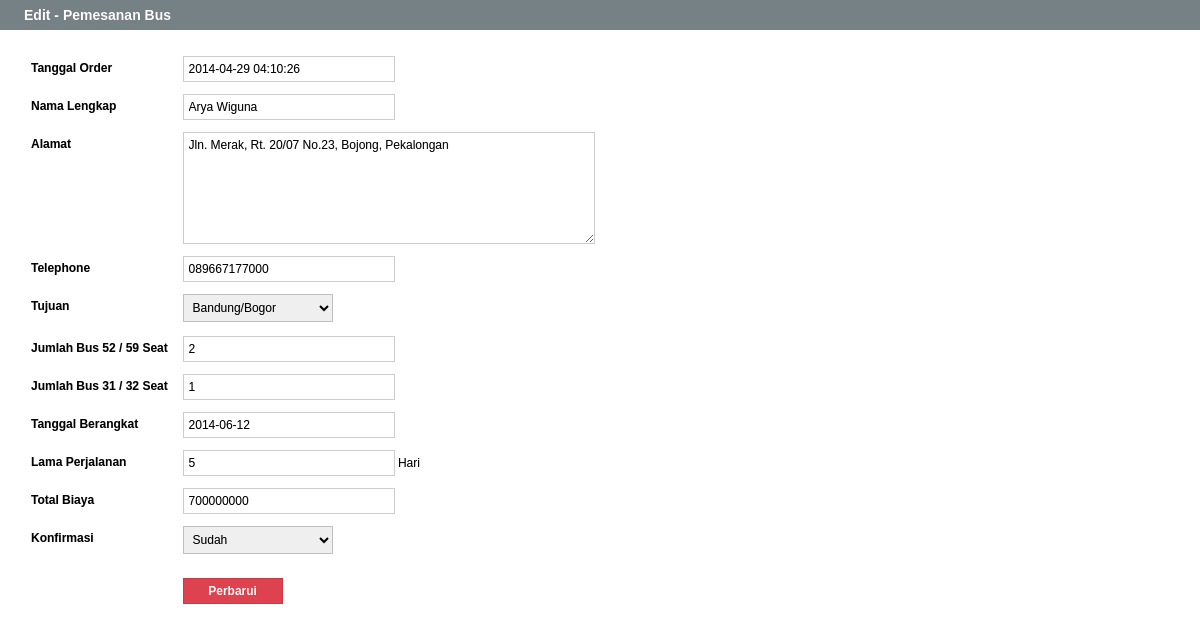
The app's page /admin/edit_order.php?id=1 with its own data.
### tables this page shows
CREATE TABLE IF NOT EXISTS `order` (
  `id` int(10) NOT NULL AUTO_INCREMENT,
  `kode_order` int(10) NOT NULL,
  `tgl_order` timestamp NOT NULL DEFAULT CURRENT_TIMESTAMP,
  `pemesan` varchar(30) NOT NULL,
  `alamat` text NOT NULL,
  `tlp` varchar(12) NOT NULL,
  `tujuan` varchar(30) NOT NULL,
  `jml_bus_a` int(2) NOT NULL DEFAULT '0',
  `jml_bus_b` int(2) NOT NULL DEFAULT '0',
  `tgl_berangkat` date NOT NULL,
  `lama_pjln` int(2) NOT NULL DEFAULT '0',
  `total_biaya` int(12) DEFAULT '0',
  `konfirmasi` enum('Sudah','Belum') NOT NULL DEFAULT 'Belum',
  PRIMARY KEY (`id`),
  UNIQUE KEY `kode_pemesanan` (`kode_order`)
);

### admin/edit_order.php (the view, shortened to what this page needs)
<?php require_once('../Connections/database.php'); ?>
<?php
if (!function_exists("GetSQLValueString")) {
function GetSQLValueString($theValue, $theType, $theDefinedValue = "", $theNotDefinedValue = "")
{
  $theValue = function_exists("mysql_real_escape_string") ? mysql_real_escape_string($theValue) : mysql_escape_string($theValue);
  switch ($theType) {
    case "long":
    case "int":
      $theValue = ($theValue != "") ? intval($theValue) : "NULL";
      break;
  }
  return $theValue;
}
}
$editFormAction = $_SERVER['PHP_SELF'];
if (isset($_SERVER['QUERY_STRING'])) {
  $editFormAction .= "?" . htmlentities($_SERVER['QUERY_STRING']);
}
$colname_sql = "-1";
if (isset($_GET['id'])) {
  $colname_sql = $_GET['id'];
}
$query_sql = sprintf("SELECT * FROM `order` WHERE id = %s", GetSQLValueString($colname_sql, "int"));
$sql = mysql_query($query_sql, $database) or die(mysql_error());
$row_sql = mysql_fetch_assoc($sql);
$query_sql2 = "SELECT * FROM harga_sewa WHERE kategori = 'paket'";
$sql2 = mysql_query($query_sql2, $database) or die(mysql_error());
$row_sql2 = mysql_fetch_assoc($sql2);
?>
<!DOCTYPE html PUBLIC "-//W3C//DTD XHTML 1.0 Transitional//EN" "http://www.w3.org/TR/xhtml1/DTD/xhtml1-transitional.dtd">
<html xmlns="http://www.w3.org/1999/xhtml">
<head>
<link href="../css/style.css" rel="stylesheet" type="text/css" />
<link href="../css/frame_admin.css" rel="stylesheet" type="text/css" />
<link href="../css/form.css" rel="stylesheet" type="text/css" />
<link rel="stylesheet" href="../js/datepicker/themes/smoothness/jquery.ui.all.css" type="text/css">
</head>
<body>
<div class="induk">
	<div id="judul">
		Edit - Pemesanan Bus
	</div>
    <div id="konten">
      <form action="<?php echo $editFormAction; ?>" method="POST" name="form1" id="form1">
            <table width="634" align="left">
        <tr valign="baseline">
          <td align="left" valign="top" nowrap="nowrap" class="td_judul">Tanggal Order</td>
          <td>
          <div class="form-item">
          <input type="text" name="tgl_order" value="<?php echo htmlentities($row_sql['tgl_order'], ENT_COMPAT, 'utf-8'); ?>" size="32" required />
          </div></td>
        </tr>
        <tr valign="baseline">
          <td width="145" align="left" valign="top" nowrap="nowrap" class="td_judul">Nama Lengkap</td>
          <td width="477">
          <div class="form-item">
          <input type="text" name="pemesan" value="<?php echo htmlentities($row_sql['pemesan'], ENT_COMPAT, 'utf-8'); ?>" size="32" required />
          </div></td>
        </tr>
        <tr valign="baseline">
          <td nowrap="nowrap" align="left" valign="top" class="td_judul">Alamat</td>
          <td>
          <div class="form-item">
            <textarea name="alamat" cols="50" rows="5" ><?php echo htmlentities($row_sql['alamat'], ENT_COMPAT, 'utf-8'); ?></textarea>
          </div></td>
        </tr>
        <tr valign="baseline">
          <td align="left" valign="top" nowrap="nowrap" class="td_judul">Telephone</td>
          <td>
          <div class="form-item">
          <input type="text" name="tlp" value="<?php echo htmlentities($row_sql['tlp'], ENT_COMPAT, 'utf-8'); ?>" size="32" required />
          </div></td>
        </tr>
        <tr valign="baseline">
          <td align="left" valign="top" nowrap="nowrap" class="td_judul">Tujuan</td>
          <td>
          <div class="form-item">
          <select name="tujuan" size="1">
           <?php
				do {
				?>
          <option value="<?php echo $row_sql2['tujuan']?>" <?php if (!(strcmp($row_sql2['tujuan'], htmlentities($row_sql['tujuan'], ENT_COMPAT, 'utf-8')))) {echo "SELECTED";} ?>><?php echo $row_sql2['tujuan']?></option>
          <?php
			} while ($row_sql2 = mysql_fetch_assoc($sql2));
			?>
      </select>
          </div></td>
        </tr>
        <tr valign="baseline">
          <td align="left" valign="top" nowrap="nowrap" class="td_judul">Jumlah Bus 52 / 59 Seat</td>
          <td>
          <div class="form-item">
          <input id="angka" name="jml_bus_a" value="<?php echo htmlentities($row_sql['jml_bus_a'], ENT_COMPAT, 'utf-8'); ?>" size="32" required />
          </div></td>
        </tr>
        <tr valign="baseline">
          <td align="left" valign="top" nowrap="nowrap" class="td_judul">Jumlah Bus 31 / 32 Seat</td>
          <td>
          <div class="form-item">
          <input id="angka"  name="jml_bus_b" value="<?php echo htmlentities($row_sql['jml_bus_b'], ENT_COMPAT, 'utf-8'); ?>" size="32" required />
          </div></td>
        </tr>
        <tr valign="baseline">
          <td align="left" valign="top" nowrap="nowrap" class="td_judul">Tanggal Berangkat</td>
          <td>
          <div class="form-item">
          <input id="datepicker" type="text" name="tgl_berangkat" value="<?php echo htmlentities($row_sql['tgl_berangkat'], ENT_COMPAT, 'utf-8'); ?>" size="32" required />
          </div></td>
        </tr>
        <tr valign="baseline">
          <td align="left" valign="top" nowrap="nowrap" class="td_judul">Lama Perjalanan</td>
          <td>
          <div class="form-item">
          <input id="angka" name="lama_pjln" value="<?php echo htmlentities($row_sql['lama_pjln'], ENT_COMPAT, 'utf-8'); ?>" size="20" required /> Hari
          </div></td>
        </tr>
        <tr valign="baseline">
          <td align="left" valign="top" nowrap="nowrap" class="td_judul">Total Biaya</td>
          <td>
          <div class="form-item">
          <input id="angka" name="total_biaya" value="<?php echo htmlentities($row_sql['total_biaya'], ENT_COMPAT, 'utf-8'); ?>" size="20" required />
          </div></td>
        </tr>
        <tr valign="baseline">
          <td align="left" valign="top" nowrap="nowrap" class="td_judul">Konfirmasi</td>
          <td><div class="form-item">
          <select name="konfirmasi">
            <option value="Sudah" <?php if (!(strcmp("Sudah", htmlentities($row_sql['konfirmasi'], ENT_COMPAT, 'utf-8')))) {echo "SELECTED";} ?>>Sudah</option>
          </select>
          </div></td>
        </tr>
        <tr valign="baseline">
          <td nowrap="nowrap" align="right"></td>
          <td height="50" valign="middle"><input class="submit" type="submit" value="Perbarui" /></td>
        </tr>
      </table>
      </form>
    </div>
</div>
</body>
</html>

### css/style.css (style rules this page uses)
* { font-family: Arial, Helvetica, sans-serif; text-shadow: .3px .3px .5px rgba(0,0,0,.2); text-decoration: none; border: 0 none; padding: 0; margin: 0; }

### css/frame_admin.css (style rules this page uses)
.induk { font-size: 12px; width: 100%; overflow: hidden; }
#judul { font-size: 14px; font-weight: bold; background: #768185; color: #FFF; width: 98%; height: 30px; line-height: 30px; padding-left: 2%; }
#konten { margin: 2% 2% 50px 2%; width: 96%; }
.td_judul { font-weight: bold; padding: 5px; }

### css/form.css (style rules this page uses)
.form-item { width: auto; margin:0 auto; position:relative; }
.form-item input, .form-item textarea, .form-item select { border: 1px solid rgba(0,0,0,.2); padding: 5px; color: #000; outline: none; font-family: "Arial Black", Gadget, sans-serif; font-size: 12px; transition: all .2s ease-out; margin-bottom: 10px; }
.form-item input { width: 200px; }
.form-item select { width: 150px; }
.form-item textarea { height: 100px; width: 400px; }
.submit { font-size: 12px; font-weight: bold; background: #de424f; color: #FFF; cursor: pointer; width: 100px; padding: 5px; border: 1px solid rgba(0,0,0,.1); transition: all .2s ease-out; }

### records on screen
order: tgl_order "2014-04-29 04:10:26", pemesan "Arya Wiguna", alamat "Jln. Merak, Rt. 20/07 No.23, Bojong, Pekalongan", tlp "089667177000", jml_bus_a "2", jml_bus_b "1", tgl_berangkat "2014-06-12", lama_pjln "5", total_biaya "700000000"

### other values on screen
form field tujuan "Bandung/Bogor"
